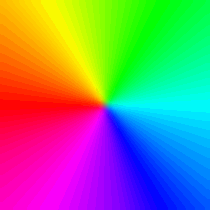
#> input picture image.gif, 210 x 210 px, given in place of image.png, which was not available
$ jupyter execute HW3.ipynb   (shell and % lines are left out)   (text cells are left out)
#> lines starting #> are read from the running program, lines starting #| are printed output that depends on the picture; pictures that were not available may be replaced by others from this repository, and a replacement may not be noted
[cell 1]
import matplotlib.pyplot as plt
import numpy as np
import urllib
from PIL import Image
import imageio
import scipy.ndimage as nd
from matplotlib.animation import FuncAnimation

# imports statements needed for this notebook
import os
import sys
from mpl_toolkits.axes_grid1 import make_axes_locatable
import seaborn as sns

# focusing on skimage for this notebook

from skimage import io
from skimage.color import rgb2gray
from skimage.filters import gaussian
from skimage.exposure import rescale_intensity, equalize_adapthist, equalize_hist
from skimage.feature import blob_log, blob_dog
from skimage.draw import line, polygon, disk, circle_perimeter, ellipse, ellipse_perimeter, bezier_curve, set_color
from skimage.util import random_noise
from skimage.restoration import denoise_bilateral

imgdir = 'C:/Users/liamw/Goober/Documents/Schoolwork/7 2022 Spring/CDS 468'

def read_image(imgdir, image_name, display=True):
    '''
    read_image, and optional display

    parameters:
    imgdir - directory where image is located
    image_name - name of image to read
    display - boolean indicating whether image should be displayed or not

    returns:
        - image or None if image is not found
    '''

    filename = os.path.join(imgdir, image_name)

    try:
        img = io.imread(filename)

        if display:
            fig, ax = plt.subplots(1,1,figsize=(8,8),dpi=100)
            ax.set_title(image_name, fontsize=10)
            ax.imshow(img)

            # type and dimension
            print(type(img), type(img[0,0,0]))
            print('Min/Max:', np.min(img), np.max(img))
            print('Image(height,width,depth):', img.shape)
        return img
    except:
        return None

png = "https://raw.githubusercontent.com/LiamWhitenack/Image-Processing-Course/main/image.png"
mgdata = imageio.imread(png).astype(np.uint8)
#> mgdata is the input picture: shape (210, 210, 3); mean R, G, B 130, 129.5, 128.3
image = read_image(imgdir, 'image.png')

[cell 2]
c1 = mgdata & 0xFE # 7 bit
c2 = mgdata & 0xF8 # 5 bit
c3 = mgdata & 0xE0 # 3 bit
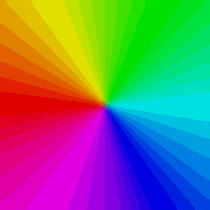
#> c3: shape (210, 210, 3); mean R, G, B 114.8, 114.3, 113.2


plt.title('7-bit Gray Scale image')
plt.imshow(c1, cmap='gray')
plt.show()
plt.title('5-bit Gray Scale image')
plt.imshow(c2, cmap='gray')
plt.show()
plt.title('3-bit Gray Scale image')
plt.imshow(c3, cmap='gray')
plt.show()

[cell 3]
from PIL import Image
im = Image.open("image.gif")

uniqueColors = set()

w, h = im.size
#> w = 210; h = 210
for x in range(w):
    for y in range(h):
        pixel = im.getpixel((x, y))
        uniqueColors.add(pixel)
#> after the loop, uniqueColors = 255 items

totalUniqueColors = len(uniqueColors)
#> totalUniqueColors = 255
print(totalUniqueColors)
#| 255

im

[cell 4]
# flatten the image
values = np.ravel(image)

sns.histplot(values, kde=True)
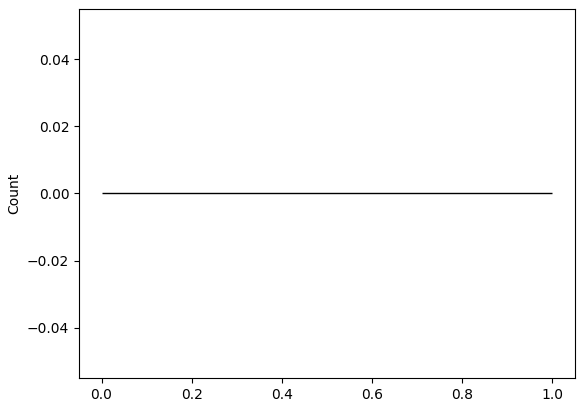
#> figure drawn by matplotlib, 1 panel

[cell 5]
im = Image.open("image.gif").convert('RGB')
im

[cell 6]
r, g, b = im.split()
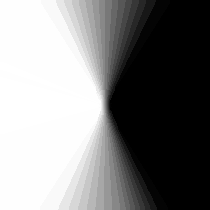
#> r: PIL image 210x210 L; min 0, max 255, mean 130
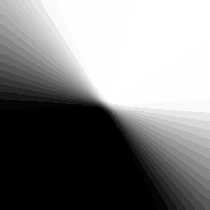
#> g: PIL image 210x210 L; min 0, max 255, mean 129.5
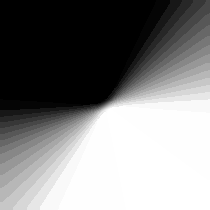
#> b: PIL image 210x210 L; min 0, max 255, mean 128.3

[cell 7]
r

[cell 8]
g

[cell 9]
b

[cell 10]
rbr = Image.merge("RGB",(r,b,r))
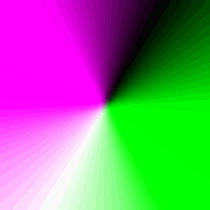
#> rbr: PIL image 210x210 RGB; mean R, G, B 130, 128.3, 130
rbr

[cell 11]
rbr.save("gif_image_rbr.png", format="png")

[cell 12]
im_HSV = im.convert('HSV')
#> im_HSV: PIL image 210x210 HSV; mean H, S, V 125.1, 254.6, 254
h, s, v = im_HSV.split()
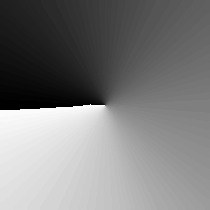
#> h: PIL image 210x210 L; min 0, max 254, mean 125.1
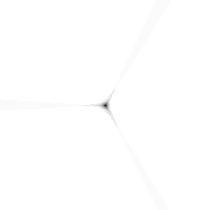
#> s: PIL image 210x210 L; min 5, max 255, mean 254.6

[cell 13]
h

[cell 14]
s

[cell 15]
v

[cell 16]
from skimage import io
import skimage
im.save("gif_to_png.png")
gif_to_png = io.imread("gif_to_png.png")
yiq = skimage.color.rgb2yiq(gif_to_png)
#> yiq: shape (210, 210, 3) float64; mean of channels 0, 1, 2 0.508, 0.00281, -0.00112
plt.imshow(yiq)
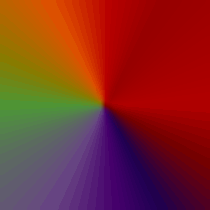
#> shown: shape (210, 210, 3) float64; mean R, G, B 0.508, 0.178, 0.152
